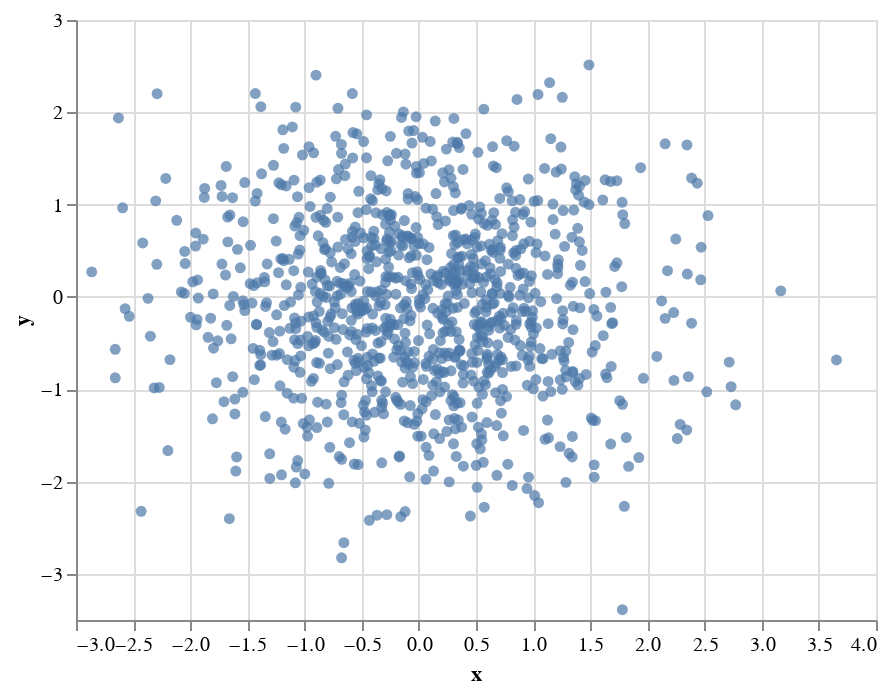

Source (notebook cell):
### Code cell
import altair as alt

alt.Chart(df).encode(x='x', y='y').mark_circle()

### Figure 1 — Vega-Lite specification as saved in the notebook (floating-point values rounded to 4 significant figures; data arrays with more than 128 entries replaced by an {"elided": "..."} marker saying what was removed)
{"config": {"view": {"continuousWidth": 400, "continuousHeight": 300}}, "data": {"name": "data-3aeb8237fb5d6f76af36bd9c4662b796"}, "mark": "circle", "encoding": {"x": {"type": "quantitative", "field": "x"}, "y": {"type": "quantitative", "field": "y"}}, "$schema": "https://vega.github.io/schema/vega-lite/v4.8.1.json", "datasets": {"data-3aeb8237fb5d6f76af36bd9c4662b796": {"elided": "1000 records"}}}
